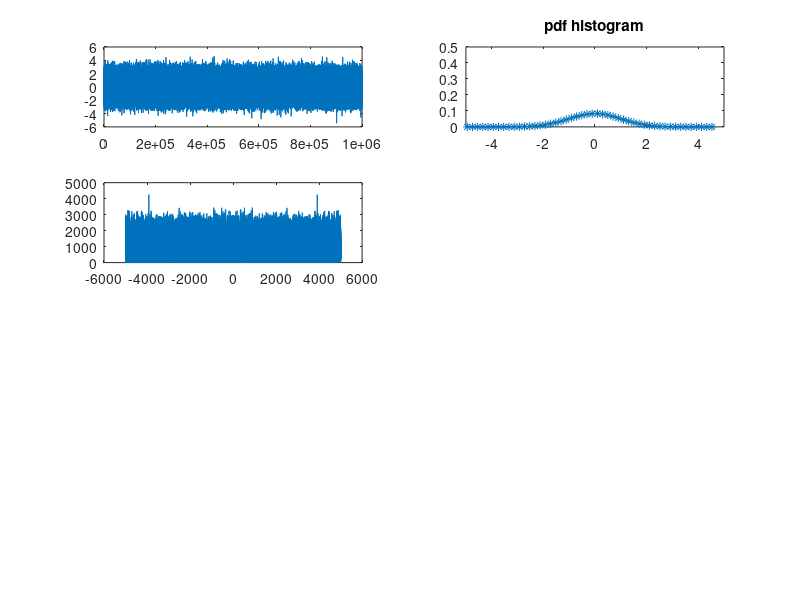

Write MATLAB code to recreate this figure.
function [ ] = PDF( )
ax = [-5 5 0 0.5];

N = 1000000;
s = randn(1, 1000000);

s = s - mean(s);

h = 0;
figure(60), subplot(4, 2, 1), plot(s);
[h, xh] = hist(s, 50);
h = h/sum(h)/(xh(2)/xh(1));
subplot(4, 2, 2), plot(xh, h, '*-');
axis(ax);

title ('pdf histogram');
fs = 10000;
f = fftshift(fft(s));
df = fs/N;
subplot(4, 2, 3), plot(-fs/2:df:fs/2-df, abs(f));

end
